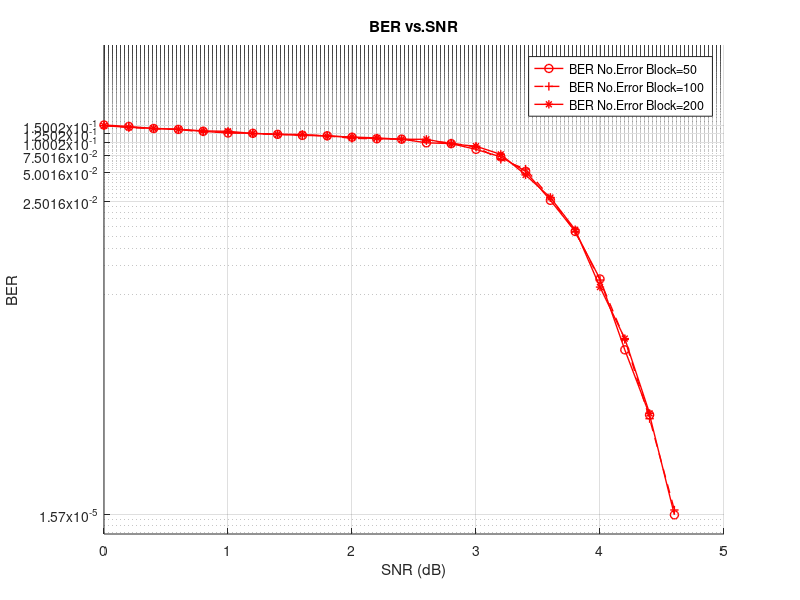

Write the MATLAB code that produced this figure. (Note: this script raises an error after producing the figure.)
clear all ;close all ;clc

SNRH1 = 0:0.2:4.6; % Example SNR values
BER5070_0 = [1.52E-01	1.47E-01	1.40E-01	1.37E-01	1.31E-01	1.26E-01	1.25E-01	1.22E-01	1.19E-01	1.18E-01	1.14E-01	1.10E-01	1.09E-01	1.00E-01	9.81E-02	8.57E-02	7.18E-02	5.10E-02	2.58E-02	1.24E-02	4.05E-03	7.64E-04	1.65E-04	1.57E-05
]; % Example BER values

hold on ;
SNRH2 = 0:0.2:4.6;
BER10070_0 = [1.50E-01	1.44E-01	1.39E-01	1.37E-01	1.29E-01	1.28E-01	1.24E-01	1.22E-01	1.20E-01	1.18E-01	1.11E-01	1.10E-01	1.09E-01	1.05E-01	9.96E-02	9.05E-02	6.77E-02	5.39E-02	2.75E-02	1.23E-02	3.95E-03	9.75E-04	1.51E-04	1.76E-05
];

SNRH3 = 0:0.2:4.4;
BER20070_0 = [1.496E-01	1.439E-01	1.406E-01	1.375E-01	1.324E-01	1.310E-01	1.247E-01	1.222E-01	1.218E-01	1.168E-01	1.146E-01	1.122E-01	1.087E-01	1.086E-01	9.734E-02	9.226E-02	7.614E-02	4.691E-02	2.756E-02	1.293E-02	3.348E-03	9.958E-04	1.71E-04
];


semilogy(SNRH1, BER5070_0, '-o', 'LineWidth',1,'color','red');
semilogy(SNRH2, BER10070_0, '--+', 'LineWidth',1,'color','red');
semilogy(SNRH3, BER20070_0, '-*', 'LineWidth',1,'color','red');


xlabel('SNR (dB)');
ylabel('BER');
title('BER vs.SNR');
grid on;
legend('BER No.Error Block=50','BER No.Error Block=100','BER No.Error Block=200'); % Replace with appropriate labels
yticks([min(BER5070_0) : 0.025 : max(BER5070_0)]);
ytickformat('%.1e');
saveas(gcf, 'MSA_BER_ite70_diffrenterrorBlock.png');
